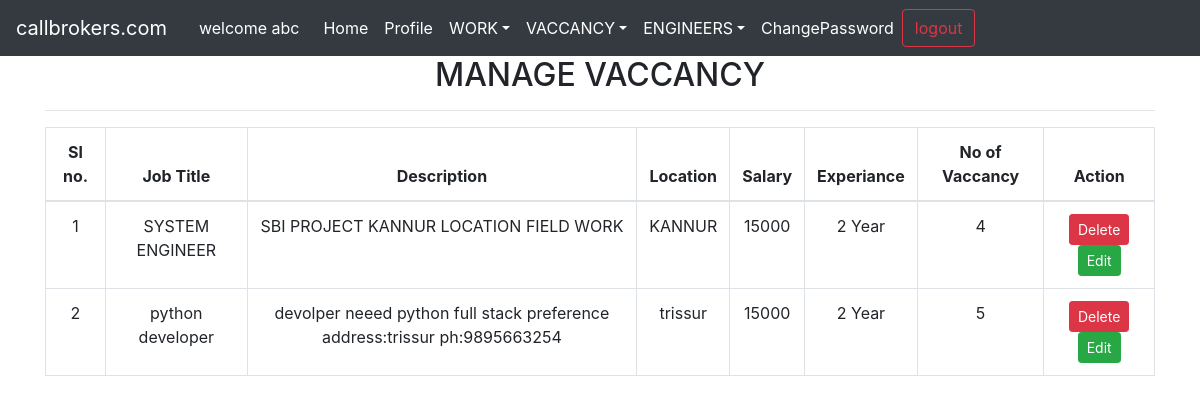
/company/vaccancy_list/ (signed in), run on the app's committed database.
### account/models.py (models this page shows, shortened)
class User(AbstractUser):
    user_type = models.CharField(max_length=15,default='admin')

### company/models.py (models this page shows, shortened)
class Vaccany(models.Model):
    user = models.ForeignKey(User, on_delete=models.CASCADE)
    title = models.CharField(max_length=100)
    description = models.TextField()
    location = models.CharField(max_length=100)
    salary = models.IntegerField()
    experience = models.IntegerField()
    vacancy = models.IntegerField()
    last_date = models.DateField()

### company/views.py (the view)
# urls.py: path('vaccancy_list/',vaccancy_list,name='company_vaccancy_list'),
def vaccancy_list(request):
    if request.method == 'GET':
        context = {}
        context['vaccancies'] = Vaccany.objects.filter(user=request.user)
        return render(request,'company/vaccancy_list.html',context)

### company/templates/company/vaccancy_list.html
{% extends 'company/shared/base.html' %}
{% load static %}
{% load crispy_forms_tags %}
{% block content %}
<div class="container">
    <div class="row">
        <div class="col-md-12 text-center">
            <h2>MANAGE VACCANCY</h2>
            <hr>
            <div class="row">
                <div class="col-sm-12">
                    <table class="table table-bordered">
                        <thead>
                            <tr>
                                <th>Sl no.</th>
                                <th>Job Title</th>
                                <th>Description</th>
                                <th>Location</th>
                                <th>Salary</th>
                                <th>Experiance</th>
                                <th>No of Vaccancy</th>
                                <th>Action</th>
                            </tr>
                        </thead>
                        <tbody>
                            {% for e in vaccancies %}
                                <tr>
                                    <td>{{ forloop.counter }}</td>
                                    <td>{{ e.title }}</td>
                                    <td>{{ e.description }}</td>
                                    <td>{{ e.location }}</td>
                                    <td>{{ e.salary }}</td>
                                    <td>{{ e.experience }} Year</td>
                                    <td>{{ e.vacancy }}</td>
                                    <td>
                                        <a href="{% url 'company_delete_vaccancy_detail' v_id=e.id %}" class="btn btn-sm btn-danger">Delete</a>
                                        <a href="{% url 'company_edit_vaccancy_detail' v_id=e.id %}" class="btn btn-sm btn-success">Edit</a>
                                    </td>
                                </tr>
                            {% endfor %}
                        </tbody>
                    </table>
                </div>
        </div>
    </div>
</div>
{% endblock content %}

### company/templates/company/shared/nav.html (shortened to what this page needs)
<nav class="navbar navbar-expand-sm navbar-dark bg-dark">
    <a class="navbar-brand" href="{% url 'home' %}">callbrokers.com</a>
    <div class="collapse navbar-collapse" id="collapsibleNavId">
        {% if user.is_authenticated %}
        <span class="text-white mx-3">welcome {{user.first_name}}</span>
        {% endif %}
        <ul class="navbar-nav mr-auto mt-2 mt-lg-0">
            <li class="nav-item active">
                <a class="nav-link" href="{% url 'company_home' %}">Home <span class="sr-only">(current)</span></a>
            </li>
            <li class="nav-item active">
                <a class="nav-link" href="{% url 'company_profile' %}">Profile </a>
            </li>
            <li class="nav-item dropdown">
                <a class="nav-link dropdown-toggle active" href="#" id="dropdownId" data-toggle="dropdown" aria-haspopup="true" aria-expanded="false">WORK</a>
            </li>
            <li class="nav-item dropdown">
                <a class="nav-link dropdown-toggle active" href="#" id="dropdownId" data-toggle="dropdown" aria-haspopup="true" aria-expanded="false">VACCANCY</a>
            </li>
            <li class="nav-item dropdown">
                <a class="nav-link dropdown-toggle active" href="#" id="dropdownId" data-toggle="dropdown" aria-haspopup="true" aria-expanded="false">ENGINEERS</a>
            </li>
            <li class="nav-item active">
                <a class="nav-link" href="{% url 'company_change_password' %}">ChangePassword</a>
            </li>
            <form class="form-inline my-2 my-lg-0">
                <a class="btn btn-outline-danger my-2 my-sm-0" href="{% url 'account_logout' %}">logout</a>
            </form>
    </div>
</nav>

### data on the page
User: first_name "abc"
Vaccany: title "SYSTEM ENGINEER", description "SBI PROJECT KANNUR LOCATION FIELD WORK", location "KANNUR", salary "15000", experience "2", vacancy "4"
Vaccany: title "python developer", description "devolper neeed python full stack preference address:trissur ph:9895663254", location "trissur", salary "15000", experience "2", vacancy "5"
